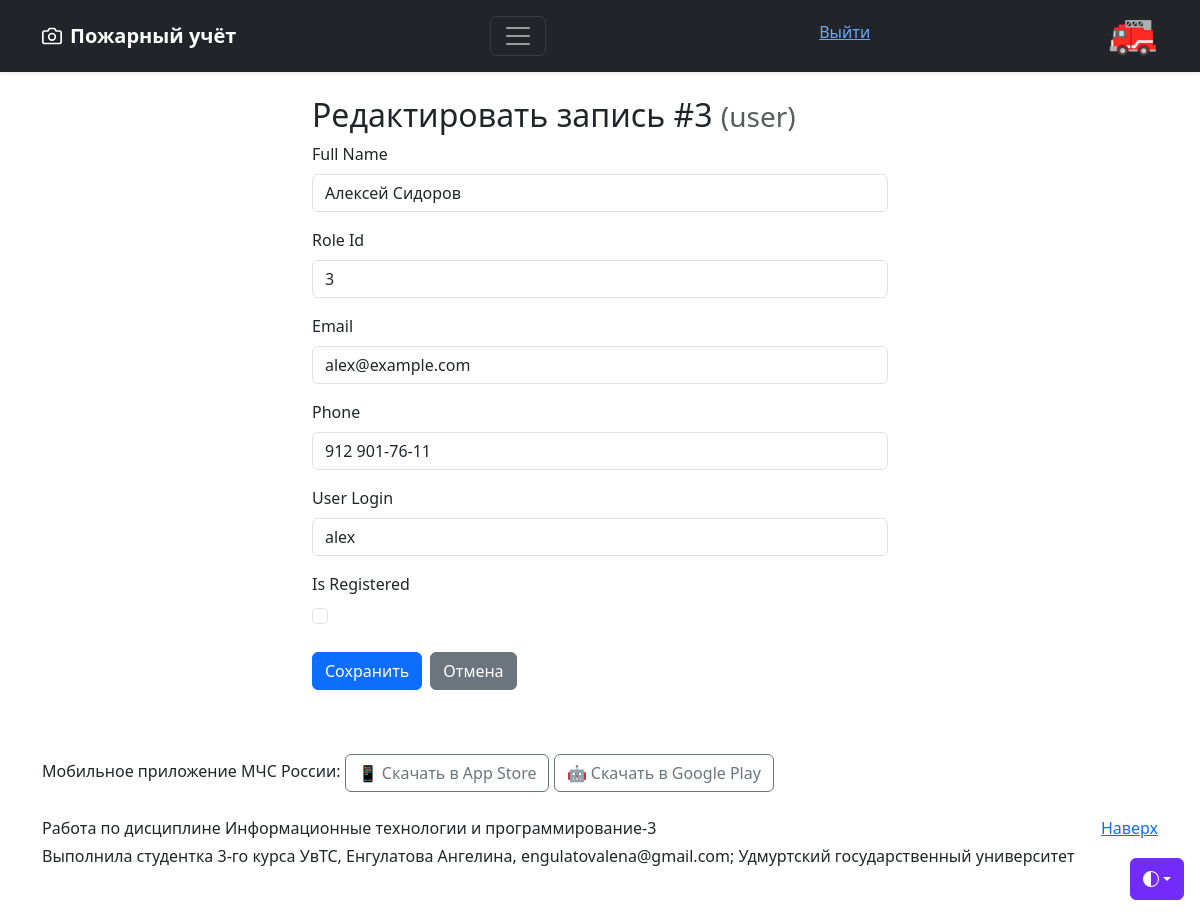
The app's page /objects/user/edit/3 (signed in), older data.
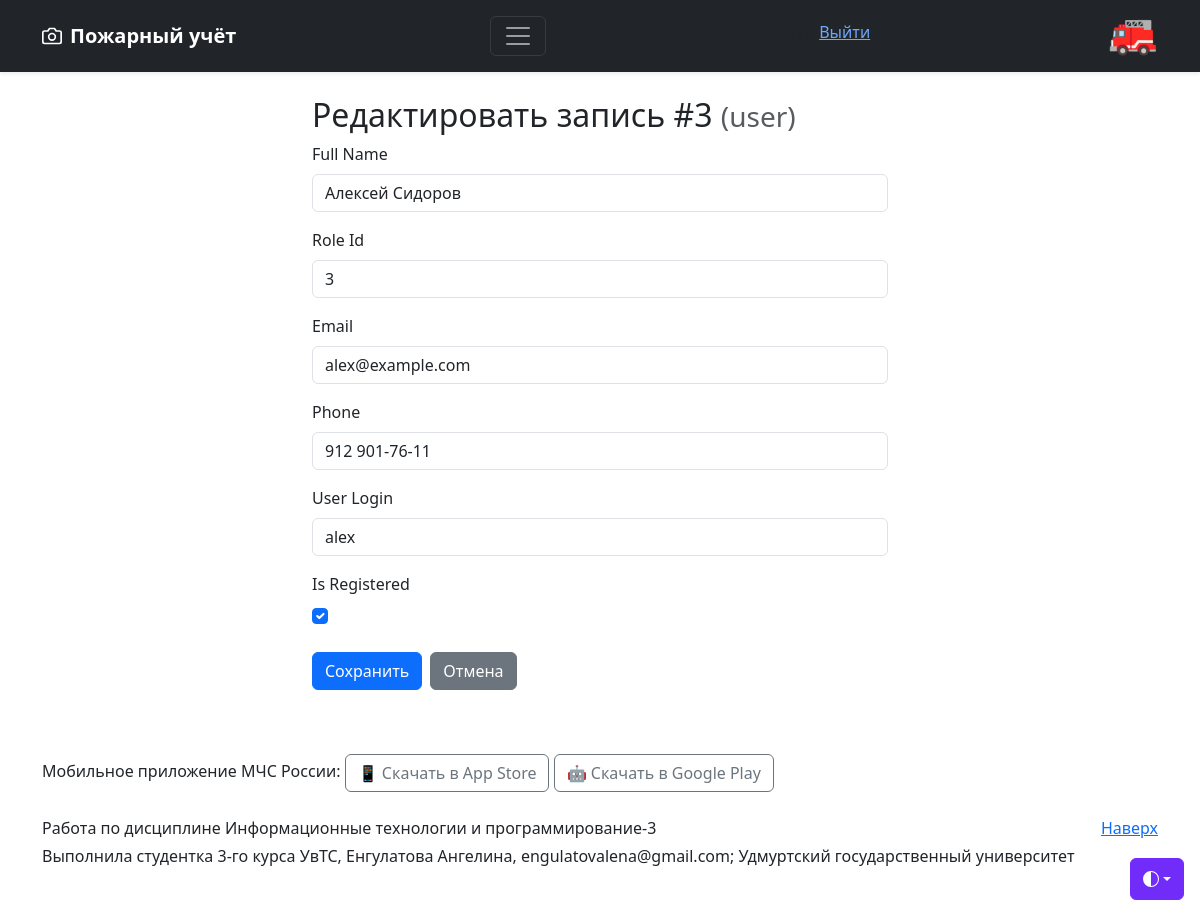
The same page, newer data.
### models.py (models this page shows, shortened)
class Registered_Users(UserMixin, db.Model):
    __tablename__ = 'registered_users'
    id = db.Column(db.Integer, primary_key=True)
    username = db.Column(db.String(80), unique=True, nullable=False)
    password_hash = db.Column(db.String(255), nullable=False)
    @property
    def role_id(self):
        user = User.query.filter_by(user_login=self.username).first()
        return user.role_id if user else None

class User(db.Model):
    __tablename__ = 'user'
    id = db.Column(db.Integer, primary_key=True)
    full_name = db.Column(db.String(100), nullable=False)
    role_id = db.Column(db.Integer, nullable=False)
    email = db.Column(db.String(120), unique=True, nullable=False)
    phone = db.Column(db.String(24), nullable=False)
    user_login = db.Column(db.String(80), unique=True, nullable=True)
    is_registered = db.Column(db.Boolean, default=False, nullable=False)

### app.py (the view, shortened to what this page needs)
@app.route('/objects/<table_name>/edit/<int:item_id>', methods=['GET', 'POST'])
@login_required
def edit_item(table_name, item_id):
    if table_name not in TABLE_MAP:
        return "Таблица не найдена", 404
    if not can_edit(table_name):
        flash('У вас нет прав для редактирования этой таблицы.', 'danger')
        return redirect(url_for('objects', table_name=table_name))
    model = TABLE_MAP[table_name]
    item = db.session.get(model, item_id)
    if item is None:
        flash('Запись не найдена.', 'warning')
        return redirect(url_for('objects', table_name=table_name))
    columns = [c for c in model.__table__.columns if c.name != 'id']
    return render_template('edit_item.html',
                           table_name=table_name,
                           columns=columns,
                           item=item,          # существующий объект
                           is_new=False,
                           html_input_type=_html_input_type)

### app.py (called while the page is built)
@login_manager.user_loader
def load_user(user_id):
    print("load user f-n")
    return Registered_Users.query.get(int(user_id))

def can_edit(table_name):
    if not current_user.is_authenticated:
        return False
    role = current_user.role_id
    print("current_user role ")
    return role in EDIT_PERMISSIONS.get(table_name, [])

def _html_input_type(column):
    col_type = column.type
    if isinstance(col_type, db.Date):
        return 'date'
    if isinstance(col_type, (db.Integer, db.SmallInteger)):
        return 'number'
    if isinstance(col_type, db.Float):
        return 'number'
    if isinstance(col_type, db.Boolean):
        return 'checkbox'
    return 'text'

### templates/edit_item.html (shortened to what this page needs)
{% extends "base.html" %}
{% block content %}
<div class="container mt-4" style="max-width: 600px;">
    <h2>
        {% if is_new %}
            Добавить новую запись
        {% else %}
            Редактировать запись #{{ item.id }}
        {% endif %}
        <small class="text-muted">({{ table_name }})</small>
    </h2>
    <form method="POST">
        {% for col in columns %}
        <div class="mb-3">
            <label for="{{ col.name }}" class="form-label">
                {{ col.name|replace('_', ' ')|title }}
            </label>
            {% if html_input_type(col) == 'checkbox' %}
                <div class="form-check">
                    <input type="checkbox"
                           class="form-check-input"
                           id="{{ col.name }}"
                           name="{{ col.name }}"
                           value="1"
                           {% if item and item|attr(col.name) %}checked{% endif %}
                </div>
            {% else %}
                <input type="{{ html_input_type(col) }}"
                       class="form-control"
                       id="{{ col.name }}"
                       name="{{ col.name }}"
                       value="{% if item and item|attr(col.name) is not none %}{{ item|attr(col.name) }}{% endif %}""
                       {% if col.nullable == False and is_new %}required{% endif %}>
            {% endif %}
        </div>
        {% endfor %}
        <div class="d-flex gap-2 mt-4">
            <button type="submit" class="btn btn-primary">
                {% if is_new %}Добавить{% else %}Сохранить{% endif %}
            </button>
            <a href="{{ url_for('objects', table_name=table_name) }}"
               class="btn btn-secondary">
                Отмена
            </a>
        </div>
    </form>
</div>
{% endblock %}

### templates/base.html (shortened to what this page needs)
<!DOCTYPE html>
<html lang="ru" data-bs-theme="auto">
<head>
    <link href="https://cdn.jsdelivr.net/npm/bootstrap@5.3.3/dist/css/bootstrap.min.css"
          rel="stylesheet">
    <link rel="stylesheet" href="{{ url_for('static', filename='css/main.css') }}">
</head>
<body>
    <div class="dropdown position-fixed bottom-0 end-0 mb-3 me-3 bd-mode-toggle">
        <button class="btn btn-bd-primary py-2 dropdown-toggle d-flex align-items-center"
                id="bd-theme" type="button" aria-expanded="false"
                data-bs-toggle="dropdown" aria-label="Toggle theme (auto)">
            <svg class="bi my-1 theme-icon-active" aria-hidden="true"><use href="#circle-half"></use></svg>
        </button>
    </div>
    <header data-bs-theme="dark">
        <div class="navbar navbar-dark bg-dark shadow-sm">
            <div class="container">
                <a href="{{ url_for('index') }}" class="navbar-brand d-flex align-items-center">
                    <strong>Пожарный учёт</strong>
                </a>
                <button class="navbar-toggler" type="button" data-bs-toggle="collapse" data-bs-target="#navbarHeader" aria-controls="navbarHeader" aria-expanded="false" aria-label="Toggle navigation">
                    <span class="navbar-toggler-icon"></span>
                </button>
                <div class="user-info">
                    <p>{{ current_user.username }} <a href="{{ url_for('logout') }}">   Выйти</a></p>
                </div>
                <h1>🚒</h1>
            </div>
        </div>
    </header>
    <main>
        {% block content %}{% endblock %}
    </main>
    <footer class="text-body-secondary py-5">
        <div class="container">
             <div class="mainpage-col__section-half">
                Мобильное приложение МЧС России:
                <a class="app-link btn btn-outline-secondary" href="https://apps.apple.com/app/id1530044766" target="_blank" title="App Store">
                    📱 Скачать в App Store</a>
                    <a class="app-link btn btn-outline-secondary" href="https://play.google.com/store/apps/details?id=io.citizens.security&hl=ru" target="_blank" title="Google Play">
                    🤖 Скачать в Google Play</a><br><br>
            </div>
            <p class="float-end mb-1"><a href="#">Наверх</a></p>
            <p class="mb-1">Работа по дисциплине Информационные технологии и программирование-3</p>
            <p class="mb-0">Выполнила студентка 3-го курса УвТС, Енгулатова Ангелина, engulatovalena@gmail.com; Удмуртский государственный университет</p>
    </footer>

### static/css/main.css (style rules this page uses)
.bi { vertical-align: -0.125em; fill: currentColor; }
.btn-bd-primary { --bd-violet-bg: #712cf9; --bd-violet-rgb: 112.520718, 44.062154, 249.437846; --bs-btn-font-weight: 600; --bs-btn-color: var(--bs-white); --bs-btn-bg: var(--bd-violet-bg); --bs-btn-border-color: var(--bd-violet-bg); --bs-btn-hover-color: var(--bs-white); --bs-btn-hover-bg: #6528e0; --bs-btn-hover-border-color: #6528e0; --bs-btn-focus-shadow-rgb: var(--bd-violet-rgb); --bs-btn-active-color: var(--bs-btn-hover-color); --bs-btn-active-bg: #5a23c8; --bs-btn-active-border-color: #5a23c8; }
.bd-mode-toggle { z-index: 1500; }
.bd-mode-toggle .bi { width: 1em; height: 1em; }
.text-body-secondary { color: #212529 !important; }

Row changes from the older to the newer data that the page shows:
changed User "Алексей Сидоров": is_registered "☐" → "☑"
